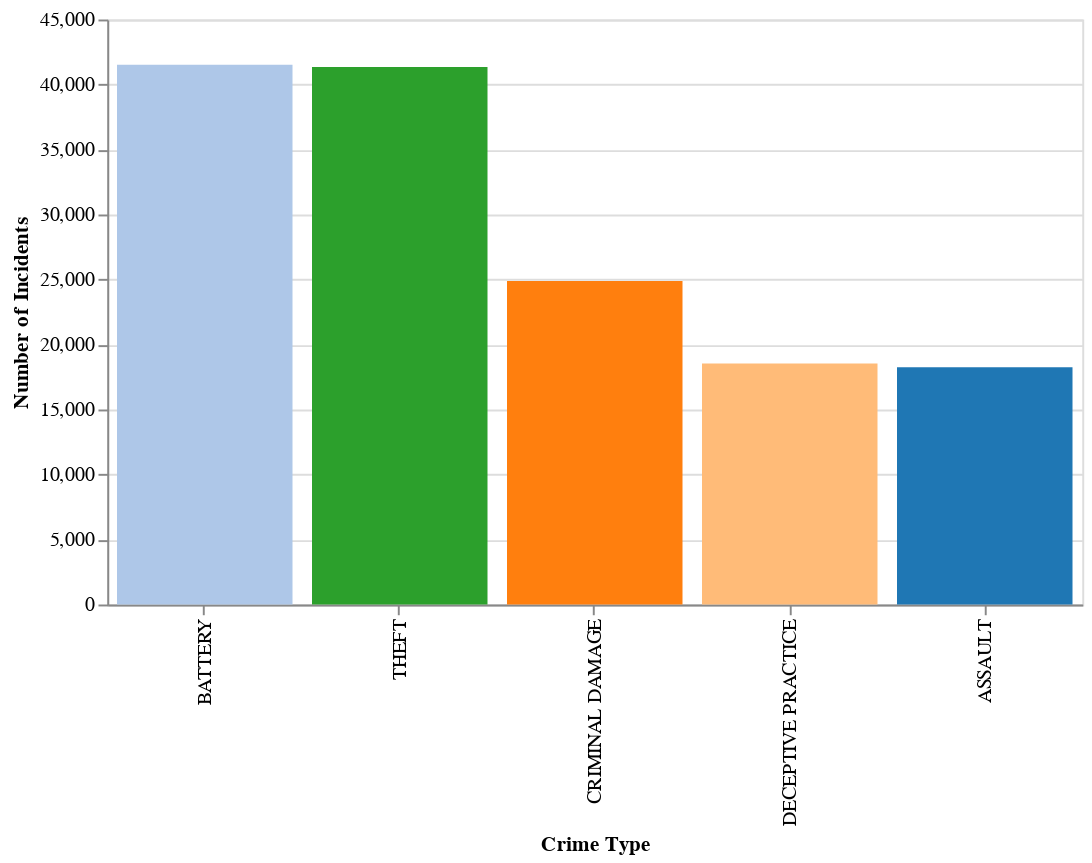

Notebook cell for this chart:
### Code cell
# Contextual Visualization 2: Self-generated bar chart of top crime types.
crime_counts = df_crime["Primary Type"].value_counts().head(5).reset_index()
crime_counts.columns = ["Crime Type", "Count"]
bar_crime = alt.Chart(crime_counts).mark_bar().encode(
    x = alt.X("Crime Type:N", title = "Crime Type", sort = "-y"),
    y = alt.Y("Count:Q", title = "Number of Incidents"),
    color = alt.Color("Crime Type:N", scale = alt.Scale(scheme = "category20"), legend = None),
    tooltip = ["Crime Type", "Count"]
).properties(
    width = 500,
    height = 300
)

# Save to PNG.
bar_crime.save("../_projects/images/bar_crime_chart.png")
bar_crime

### Figure 1 — Vega-Lite specification as saved in the notebook (floating-point values rounded to 4 significant figures)
{"config": {"view": {"continuousWidth": 300, "continuousHeight": 300}}, "data": {"name": "data-c7f819cd6b1b4690c01a14d5d77f8d03"}, "mark": {"type": "bar"}, "encoding": {"color": {"field": "Crime Type", "legend": null, "scale": {"scheme": "category20"}, "type": "nominal"}, "tooltip": [{"field": "Crime Type", "type": "nominal"}, {"field": "Count", "type": "quantitative"}], "x": {"field": "Crime Type", "sort": "-y", "title": "Crime Type", "type": "nominal"}, "y": {"field": "Count", "title": "Number of Incidents", "type": "quantitative"}}, "height": 300, "width": 500, "$schema": "https://vega.github.io/schema/vega-lite/v5.20.1.json", "datasets": {"data-c7f819cd6b1b4690c01a14d5d77f8d03": [{"Crime Type": "BATTERY", "Count": 41517}, {"Crime Type": "THEFT", "Count": 41346}, {"Crime Type": "CRIMINAL DAMAGE", "Count": 24881}, {"Crime Type": "DECEPTIVE PRACTICE", "Count": 18544}, {"Crime Type": "ASSAULT", "Count": 18259}]}}
